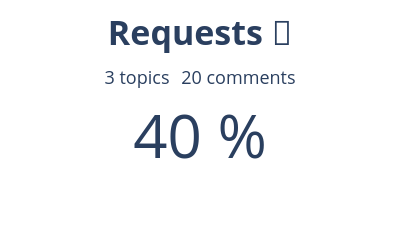

The cell this chart's notebook holds for it:
### Code cell
# ---------------- REQUESTS ----------------
percentage = (n_request_comments / n_total_comments) * 100

fig = go.Figure()

fig.add_trace(
    go.Indicator(
        mode="number",
        value=percentage,
        number={
            "suffix": " %",
            "font": {"size": 60}
        },
        title={
            "text": (
                "<span style='font-size:34px'><b>Requests 🙋</b></span><br><br>"
                f"<span style='font-size:18px'>{len(request_topics)} topics</span>&nbsp;&nbsp;&nbsp;"
                f"<span style='font-size:18px'>{n_request_comments} comments</span>"
            )
        }
    )
)

fig.update_layout(
    height=250,
    width=400,
    margin=dict(l=20, r=20, t=40, b=20),
    paper_bgcolor="white",
)

fig.show()

### Figure 1 — Plotly figure (JSON) as saved in the notebook; plotly's stock layout.template omitted (floating-point values rounded to 4 significant figures)
{"data": [{"mode": "number", "number": {"font": {"size": 60}, "suffix": " %"}, "title": {"text": "<span style='font-size:34px'><b>Requests 🙋</b></span><br><br><span style='font-size:18px'>3 topics</span>&nbsp;&nbsp;&nbsp;<span style='font-size:18px'>20 comments</span>"}, "type": "indicator", "value": 40}], "layout": {"height": 250, "margin": {"b": 20, "l": 20, "r": 20, "t": 40}, "paper_bgcolor": "white", "width": 400}}
